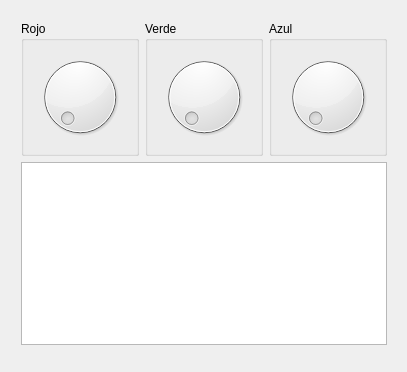
<?xml version="1.0" encoding="UTF-8"?>
<ui version="4.0">
 <class>Widget</class>
 <widget class="QWidget" name="Widget">
  <property name="geometry">
   <rect>
    <x>0</x>
    <y>0</y>
    <width>407</width>
    <height>372</height>
   </rect>
  </property>
  <property name="windowTitle">
   <string>Widget</string>
  </property>
  <widget class="QWidget" name="layoutWidget">
   <property name="geometry">
    <rect>
     <x>10</x>
     <y>10</y>
     <width>388</width>
     <height>346</height>
    </rect>
   </property>
   <layout class="QVBoxLayout" name="verticalLayout_4">
    <item>
     <layout class="QHBoxLayout" name="horizontalLayout">
      <item>
       <widget class="QGroupBox" name="groupBox">
        <property name="title">
         <string>Rojo</string>
        </property>
        <layout class="QVBoxLayout" name="verticalLayout">
         <item>
          <widget class="QDial" name="dialRojo">
           <property name="maximum">
            <number>255</number>
           </property>
          </widget>
         </item>
        </layout>
       </widget>
      </item>
      <item>
       <widget class="QGroupBox" name="groupBox_2">
        <property name="title">
         <string>Verde</string>
        </property>
        <layout class="QVBoxLayout" name="verticalLayout_2">
         <item>
          <widget class="QDial" name="dialVerde">
           <property name="maximum">
            <number>255</number>
           </property>
          </widget>
         </item>
        </layout>
       </widget>
      </item>
      <item>
       <widget class="QGroupBox" name="groupBox_3">
        <property name="title">
         <string>Azul</string>
        </property>
        <layout class="QVBoxLayout" name="verticalLayout_3">
         <item>
          <widget class="QDial" name="dialAzul">
           <property name="maximum">
            <number>255</number>
           </property>
          </widget>
         </item>
        </layout>
       </widget>
      </item>
     </layout>
    </item>
    <item>
     <widget class="QGraphicsView" name="graphicsView"/>
    </item>
   </layout>
  </widget>
 </widget>
 <layoutdefault spacing="6" margin="11"/>
 <resources/>
 <connections/>
</ui>
